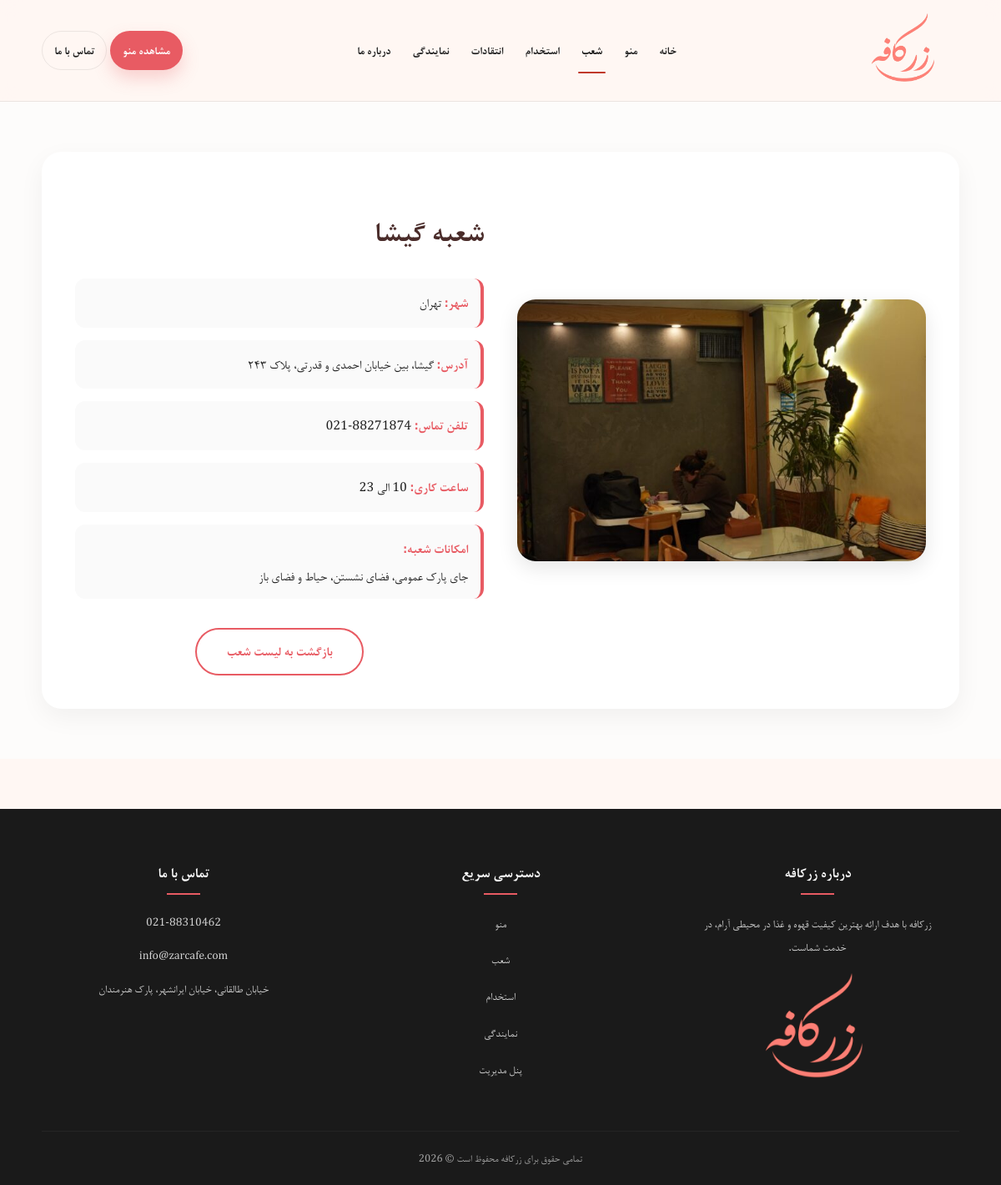
The app's page /branch-detail.php?slug=gisha with its own data.
### tables this page shows
CREATE TABLE `branches` (
  `id` int(11) NOT NULL,
  `name` varchar(255) NOT NULL,
  `city` varchar(100) DEFAULT NULL,
  `address` text DEFAULT NULL,
  `phone` varchar(20) DEFAULT NULL,
  `working_hours` varchar(100) DEFAULT NULL,
  `features` text DEFAULT NULL,
  `image` varchar(255) DEFAULT NULL,
  `slug` varchar(150) DEFAULT NULL
);

### branch-detail.php (the view, shortened to what this page needs)
<?php
include 'includes/db.php';
include 'includes/header.php';
$slug = isset($_GET['slug']) ? mysqli_real_escape_string($conn, $_GET['slug']) : '';
$sql = "SELECT * FROM branches WHERE slug = '$slug' LIMIT 1";
$result = mysqli_query($conn, $sql);
$branch = mysqli_fetch_assoc($result);
?>
<main class="branch-detail-page" style="padding: 60px 0; background: #fdfcfb; min-height: 80vh;">
    <div class="container">
        <?php if ($branch): ?>
            <div class="branch-detail-wrapper" style="display: grid; grid-template-columns: 1fr 1fr; gap: 40px; align-items: center; background: #fff; padding: 40px; border-radius: 24px; box-shadow: 0 10px 30px rgba(0,0,0,0.05);">
                <div class="branch-detail__img" style="display: flex; align-items: center; justify-content: center;">
                    <img src="images/<?= htmlspecialchars(!empty($branch['image']) ? $branch['image'] : 'branch-def.jpg') ?>"
                        alt="<?= htmlspecialchars($branch['name']) ?>"
                        style="width:100%; height: auto; max-height: 450px; border-radius: 22px; box-shadow: 0 8px 25px rgba(0,0,0,0.1); object-fit: cover;">
                </div>
                <div class="branch-detail__info" style="text-align: right; direction: rtl;">
                    <h1 style="font-size: 2.2rem; color: #4a2c2a; margin-bottom: 25px; font-weight: bold;"><?= htmlspecialchars($branch['name']) ?></h1>
                    <div style="display: grid; gap: 15px;">
                        <div style="padding: 15px; background: #fafafa; border-radius: 12px; border-right: 4px solid #e85b63;">
                            <strong style="color: #e85b63;">شهر:</strong>
                            <span><?= htmlspecialchars($branch['city']) ?></span>
                        </div>
                        <div style="padding: 15px; background: #fafafa; border-radius: 12px; border-right: 4px solid #e85b63;">
                            <strong style="color: #e85b63;">آدرس:</strong>
                            <span><?= htmlspecialchars($branch['address']) ?></span>
                        </div>
                        <div style="padding: 15px; background: #fafafa; border-radius: 12px; border-right: 4px solid #e85b63;">
                            <strong style="color: #e85b63;">تلفن تماس:</strong>
                            <a href="tel:<?= $branch['phone'] ?>" style="color: inherit; text-decoration: none; direction: ltr; display: inline-block; unicode-bidi: embed;">
                                <?= htmlspecialchars($branch['phone']) ?>
                            </a>
                        </div>
                        <div style="padding: 15px; background: #fafafa; border-radius: 12px; border-right: 4px solid #e85b63;">
                            <strong style="color: #e85b63;">ساعت کاری:</strong>
                            <span><?= htmlspecialchars($branch['working_hours']) ?></span>
                        </div>
                        <?php if (!empty($branch['features'])): ?>
                            <div style="padding: 15px; background: #fafafa; border-radius: 12px; border-right: 4px solid #e85b63;">
                                <strong style="color: #e85b63;">امکانات شعبه:</strong>
                                <span style="display: block; margin-top: 5px; line-height: 1.6;"><?= nl2br(htmlspecialchars($branch['features'])) ?></span>
                            </div>
                        <?php endif; ?>
                    </div>
                    <div style="text-align: center; margin-top: 35px;">
                        <a href="branches.php" class="btn-back-red">
                            بازگشت به لیست شعب
                        </a>
                    </div>
                </div>
            </div>
        <?php endif; ?>
    </div>
</main>
<?php include 'includes/footer.php'; ?>

### style.css (style rules this page uses)
html, body, button, input, select, textarea { font-family: 'Cambria', 'B Nazanin', Tahoma, Arial, sans-serif !important; }
:root { --bg: #fff7f3; --text: #1f1f1f; --muted: #6b6b6b; --primary: #e85b63; --primary-2: #ff7b7f; --card: #ffffff; --border: rgba(0, 0, 0, .08); --shadow: 0 10px 30px rgba(0, 0, 0, .08); --radius: 18px; --container: 1100px; }
* { box-sizing: border-box; }
html, body { padding: 0; margin: 0; }
body { font-family: 'Vazir', sans-serif; direction: rtl; color: var(--text); background: var(--bg); line-height: 1.8; }
a { color: inherit; text-decoration: none; }
img { max-width: 100%; display: block; }
.container { width: min(var(--container), calc(100% - 32px)); margin: 0 auto; }
.btn-back-red { display: inline-block; padding: 12px 35px; border: 2px solid #e85b63; border-radius: 50px; color: #e85b63; text-decoration: none; background: transparent; transition: all 0.3s ease; font-weight: bold; font-size: 16px; }

### records on screen
branches: image (picture), name "شعبه گیشا", city "تهران", address "گیشا، بین خیابان احمدی و قدرتی، پلاک ۲۴۳", phone "021-88271874", working_hours "10 الی 23", features "جای پارک عمومی، فضای نشستن، حیاط و فضای باز"
